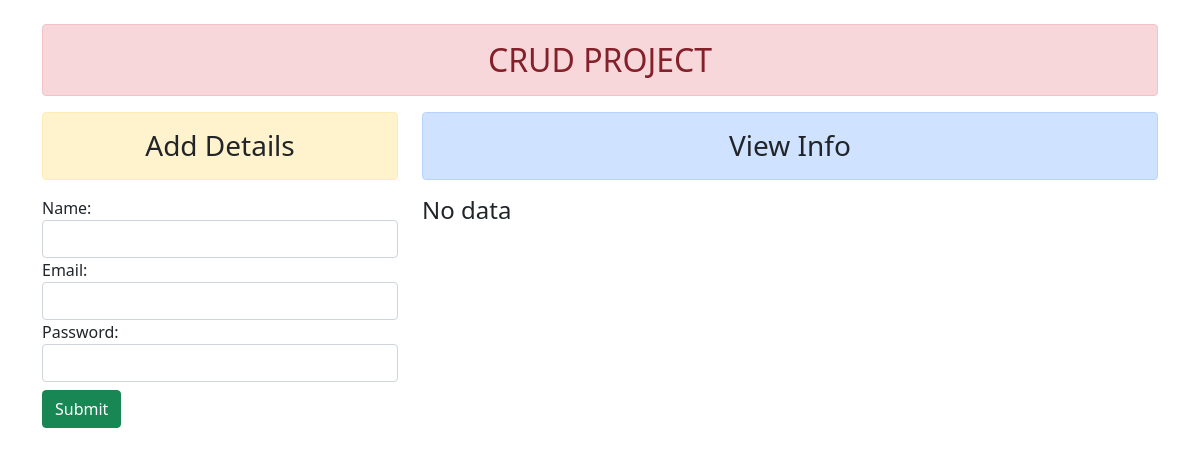
Before: / with the older database file.
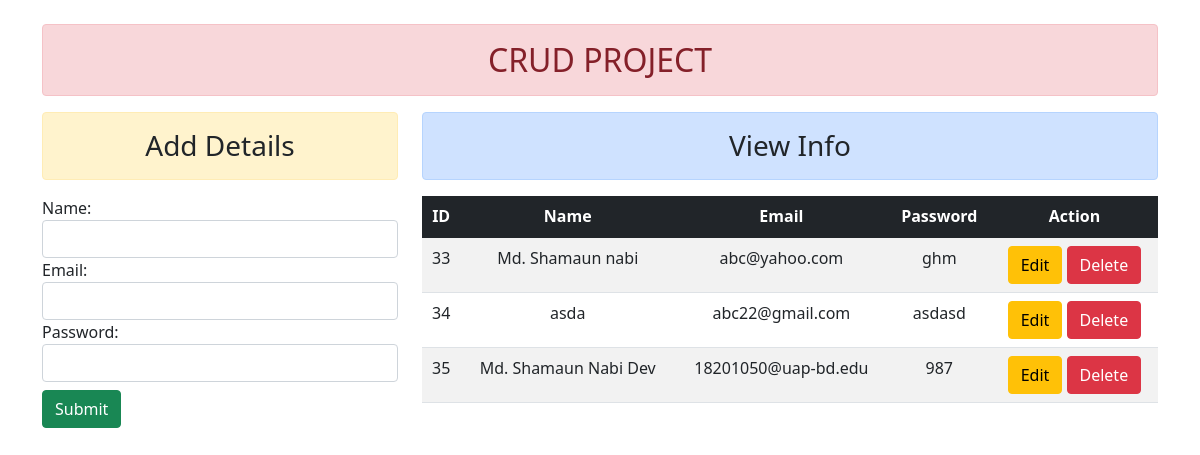
After: the same page with the newer database file.
### enroll/models.py (models this page shows)
class User(models.Model):
    name=models.CharField(max_length=30)
    email=models.EmailField(max_length=100)
    password=models.CharField(max_length=20)

### enroll/views.py (the view)
# urls.py: path('', views.addShow, name='addShow'),
def addShow(request):
    if request.method == 'POST':
        fm = StudentReg(request.POST)
        if fm.is_valid():
            nm = fm.cleaned_data['name']
            em = fm.cleaned_data['email']
            pw = fm.cleaned_data['password']
            reg = User(name=nm, email=em, password=pw)
            reg.save()
            fm = StudentReg()
    else:
        fm = StudentReg()
    stud = User.objects.all()
    return render(request, "enroll/add_show.html", {'from': fm, 'std': stud})

### enroll/forms.py
class StudentReg(forms.ModelForm):
    class Meta:
        model = User
        fields = ['name', 'email', 'password']
        widgets = {
            'name': forms.TextInput(attrs={'class': 'form-control'}),
            'email': forms.EmailInput(attrs={'class': 'form-control'}),
            'password': forms.PasswordInput(render_value=True, attrs={'class': 'form-control'}),
        }

### templates/enroll/add_show.html (shortened to what this page needs)
{% extends 'enroll/base.html' %} {% load static %} {% block content %}
<div class="container">
  <div class="row">
    <div class="col-sm-4">
      <h3 class="text-center text-dark alert alert-warning">Add Details</h3>
      <form action="" method="POST">
        {% csrf_token %} {{from}}
        <input type="submit" class="btn btn-success mt-2" value="Submit" />
      </form>
    </div>
    <div class="col-sm-8">
      <h3 class="text-center text-dark alert alert-primary">View Info</h3>
      {% if std %}
      <table class="table table-striped text-center">
        <thead class="table table-dark">
          <tr>
            <th scope="col">ID</th>
            <th scope="col">Name</th>
            <th scope="col">Email</th>
            <th scope="col">Password</th>
            <th scope="col" colspan="2">Action</th>
          </tr>
        </thead>
        <tbody>
          {% for st in std %}
          <tr>
            <td>{{st.id}}</td>
            <td>{{st.name}}</td>
            <td>{{st.email}}</td>
            <td>{{st.password}}</td>
            <td>
            <a href="{% url 'update' st.id %}" class="btn btn-warning">Edit</a>
              <form action="{% url 'deleteData' st.id%}" method="POST" class="d-inline">
                <input type="submit" class="btn btn-danger" value="Delete" />
              </form>
            </td>
          </tr>
          {% endfor %}
        </tbody>
      </table>
      {% else %}
      <h4>No data</h4>
      {% endif %}
    </div>
  </div>
</div>
{% endblock content %}

### templates/enroll/base.html (shortened to what this page needs)
<!doctype html>
{% load static %}
<html lang="en">
  <head>
    <link href="https://cdn.jsdelivr.net/npm/bootstrap@5.1.1/dist/css/bootstrap.min.css" rel="stylesheet">
  </head>
  <body>
    <div class="container mt-4">
    <h2 class="alert alert-danger text-center">CRUD PROJECT</h2>
    </div>
    {% block content %}
    {% endblock content %}
  </body>
</html>

Changed rows visible on the page:
added User: id "33", name "Md. Shamaun nabi", email "abc@yahoo.com", password "ghm"
added User: id "34", name "asda", email "abc22@gmail.com", password "asdasd"
added User: id "35", name "Md. Shamaun Nabi Dev", email "18201050@uap-bd.edu", password "987"
Other visible differences:
text no longer shown: "No data"
text now shown: "ID Name Email Password Action"
